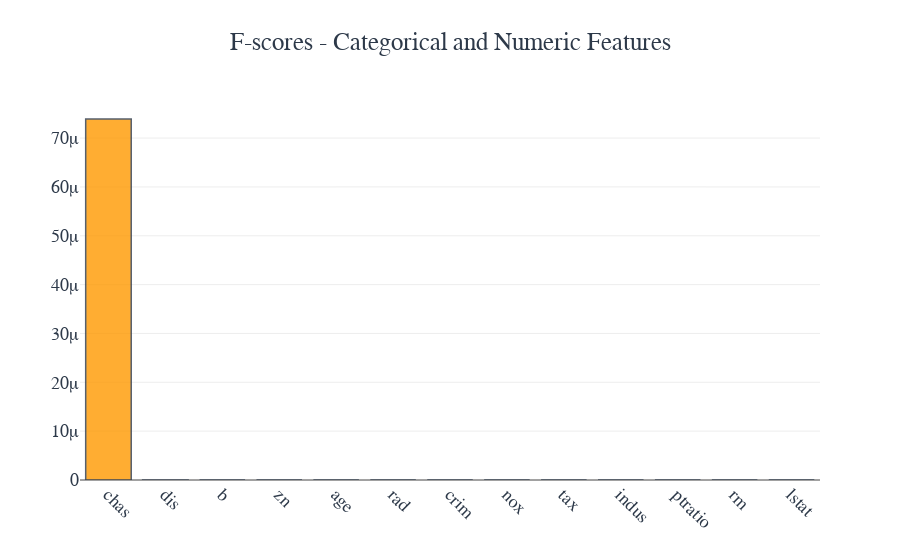

The notebook cell saved with this chart:
### Code cell
# f-scores
label_encoder = LabelEncoder()
for col in col_types['c']:
    df[col] = label_encoder.fit_transform(df[col])
new_l = col_types['n'][:]
new_l.extend(col_types['c'])
y = y_cols[0]
new_l.remove(y)
X = df[new_l]
y = df[y]
f_scores = f_regression(X, y, center=True)
p_values = pd.Series(f_scores[1], index=X.columns) \
        .sort_values(ascending=False)

fig = go.Figure([go.Bar(x=p_values.index, y=p_values.values)])
fig.update_traces(marker_color="#ff9900", marker_line_color='#2D3949',
                          marker_line_width=1.5, opacity=0.8)
fig.update_layout(showlegend=False, title_text=f"F-scores - Categorical and Numeric Features",
                          template="presentation")
fig.update_xaxes(tickangle=45)
fig.update_layout(
    font_family="Gravitas One",
    font_color="#2D3949",
)
fig.show()

### Figure 1 — Plotly figure (JSON) as saved in the notebook; plotly's stock layout.template omitted (floating-point values rounded to 4 significant figures)
{"data": [{"marker": {"color": "#ff9900", "line": {"color": "#2D3949", "width": 1.5}}, "opacity": 0.8, "type": "bar", "x": ["chas", "dis", "b", "zn", "age", "rad", "crim", "nox", "tax", "indus", "ptratio", "rm", "lstat"], "y": [7.391e-05, 1.207e-08, 1.318e-14, 5.714e-17, 1.57e-18, 5.466e-19, 1.174e-19, 7.065e-24, 5.638e-29, 4.9e-31, 1.61e-34, 2.487e-74, 5.081e-88]}], "layout": {"font": {"color": "#2D3949", "family": "Gravitas One"}, "showlegend": false, "title": {"text": "F-scores - Categorical and Numeric Features"}, "xaxis": {"tickangle": 45}}}
